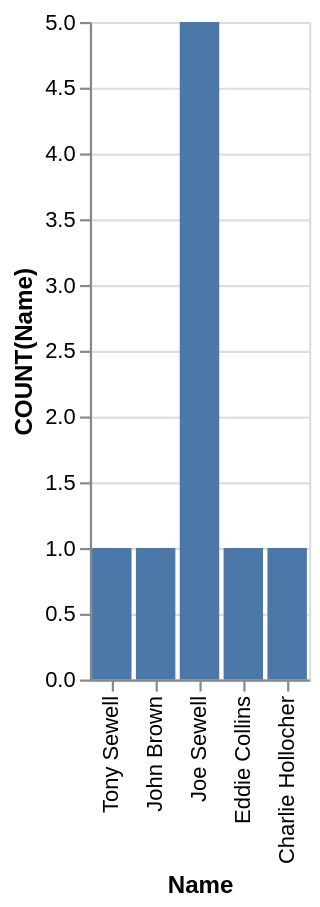

The specification (Vega-Lite) saved for this image:
### Vega-Lite specification from a JSON file in a GitHub repository (floating-point values rounded to 4 significant figures)
{"data": {"values": [{"x_data": "Tony Sewell", "y_data": 1}, {"x_data": "John Brown", "y_data": 1}, {"x_data": "Joe Sewell", "y_data": 5}, {"x_data": "Eddie Collins", "y_data": 1}, {"x_data": "Charlie Hollocher", "y_data": 1}]}, "mark": "bar", "encoding": {"x": {"field": "x_data", "type": "nominal", "title": "Name", "sort": "descending"}, "y": {"field": "y_data", "type": "quantitative", "title": "COUNT(Name)"}}}
